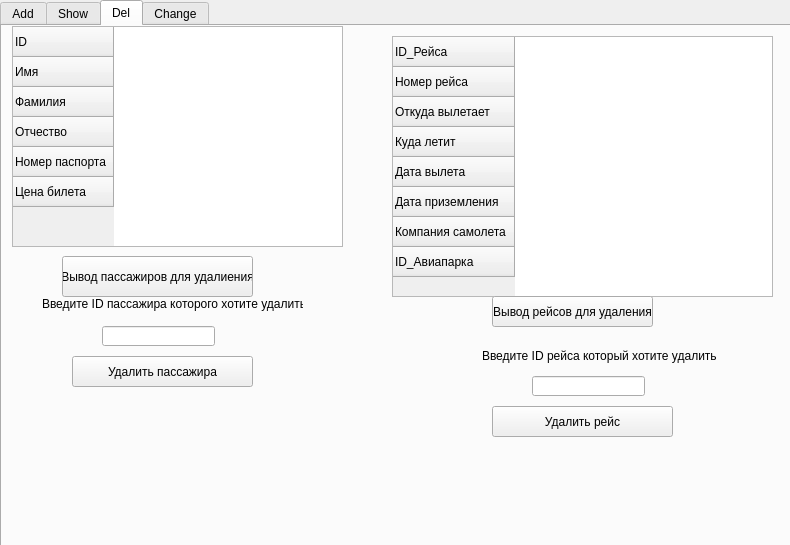
<?xml version="1.0" encoding="UTF-8"?>
<ui version="4.0">
 <class>Form</class>
 <widget class="QWidget" name="Form">
  <property name="geometry">
   <rect>
    <x>0</x>
    <y>0</y>
    <width>790</width>
    <height>545</height>
   </rect>
  </property>
  <property name="windowTitle">
   <string>Form</string>
  </property>
  <widget class="QTabWidget" name="Kurs">
   <property name="enabled">
    <bool>true</bool>
   </property>
   <property name="geometry">
    <rect>
     <x>0</x>
     <y>0</y>
     <width>1291</width>
     <height>741</height>
    </rect>
   </property>
   <property name="currentIndex">
    <number>2</number>
   </property>
   <widget class="QWidget" name="Add">
    <property name="toolTip">
     <string>&lt;html&gt;&lt;head/&gt;&lt;body&gt;&lt;p&gt;Add&lt;/p&gt;&lt;/body&gt;&lt;/html&gt;</string>
    </property>
    <attribute name="title">
     <string>Add</string>
    </attribute>
    <widget class="QTableWidget" name="AviaparkAdd">
     <property name="geometry">
      <rect>
       <x>20</x>
       <y>80</y>
       <width>256</width>
       <height>91</height>
      </rect>
     </property>
     <row>
      <property name="text">
       <string>Название компании</string>
      </property>
     </row>
     <row>
      <property name="text">
       <string>Местонахождение</string>
      </property>
     </row>
     <column>
      <property name="text">
       <string>Данные</string>
      </property>
     </column>
    </widget>
    <widget class="QTableWidget" name="AddPassenger">
     <property name="geometry">
      <rect>
       <x>30</x>
       <y>240</y>
       <width>256</width>
       <height>191</height>
      </rect>
     </property>
     <row>
      <property name="text">
       <string>Имя</string>
      </property>
     </row>
     <row>
      <property name="text">
       <string>Фамилия</string>
      </property>
     </row>
     <row>
      <property name="text">
       <string>Отчество</string>
      </property>
     </row>
     <row>
      <property name="text">
       <string>Номер паспорта</string>
      </property>
     </row>
     <row>
      <property name="text">
       <string>Цена билета</string>
      </property>
     </row>
     <column>
      <property name="text">
       <string>Данные</string>
      </property>
     </column>
    </widget>
    <widget class="QTableWidget" name="FlightAdd">
     <property name="geometry">
      <rect>
       <x>490</x>
       <y>40</y>
       <width>256</width>
       <height>231</height>
      </rect>
     </property>
     <row>
      <property name="text">
       <string>Номер рейса</string>
      </property>
     </row>
     <row>
      <property name="text">
       <string>Откуда вылетает</string>
      </property>
     </row>
     <row>
      <property name="text">
       <string>Куда летит</string>
      </property>
     </row>
     <row>
      <property name="text">
       <string>Дата вылета</string>
      </property>
     </row>
     <row>
      <property name="text">
       <string>Дата приземления</string>
      </property>
     </row>
     <row>
      <property name="text">
       <string>Компания самолета</string>
      </property>
     </row>
     <row>
      <property name="text">
       <string>ID_Авиапарка</string>
      </property>
     </row>
     <column>
      <property name="text">
       <string>Данные</string>
      </property>
     </column>
    </widget>
    <widget class="QPushButton" name="AddAviapark">
     <property name="geometry">
      <rect>
       <x>40</x>
       <y>170</y>
       <width>191</width>
       <height>31</height>
      </rect>
     </property>
     <property name="text">
      <string>Добавить данные об авиапарке</string>
     </property>
    </widget>
    <widget class="QPushButton" name="AddFlight">
     <property name="geometry">
      <rect>
       <x>530</x>
       <y>280</y>
       <width>181</width>
       <height>31</height>
      </rect>
     </property>
     <property name="text">
      <string>Добавить данные о рейсе</string>
     </property>
    </widget>
    <widget class="QPushButton" name="Add_Passenger_Button">
     <property name="geometry">
      <rect>
       <x>50</x>
       <y>440</y>
       <width>211</width>
       <height>31</height>
      </rect>
     </property>
     <property name="text">
      <string>Добавление данных о человеке</string>
     </property>
    </widget>
    <widget class="QTableWidget" name="Add_on_Flight">
     <property name="geometry">
      <rect>
       <x>490</x>
       <y>360</y>
       <width>256</width>
       <height>91</height>
      </rect>
     </property>
     <row>
      <property name="text">
       <string>ID_Рейса</string>
      </property>
     </row>
     <row>
      <property name="text">
       <string>ID_Пассажира</string>
      </property>
     </row>
     <column>
      <property name="text">
       <string>Данные</string>
      </property>
     </column>
    </widget>
    <widget class="QPushButton" name="Add_Passenger_on_board_Button">
     <property name="geometry">
      <rect>
       <x>520</x>
       <y>460</y>
       <width>191</width>
       <height>31</height>
      </rect>
     </property>
     <property name="text">
      <string>Добавление пассажира на рейс</string>
     </property>
    </widget>
   </widget>
   <widget class="QWidget" name="Show">
    <attribute name="title">
     <string>Show</string>
    </attribute>
    <widget class="QTableWidget" name="Show_Aviapark">
     <property name="geometry">
      <rect>
       <x>60</x>
       <y>40</y>
       <width>291</width>
       <height>141</height>
      </rect>
     </property>
     <attribute name="horizontalHeaderDefaultSectionSize">
      <number>120</number>
     </attribute>
     <attribute name="horizontalHeaderMinimumSectionSize">
      <number>100</number>
     </attribute>
     <column>
      <property name="text">
       <string>Название</string>
      </property>
     </column>
     <column>
      <property name="text">
       <string>Местонахождение</string>
      </property>
     </column>
    </widget>
    <widget class="QPushButton" name="Show_Aviapark_Button">
     <property name="geometry">
      <rect>
       <x>60</x>
       <y>180</y>
       <width>281</width>
       <height>31</height>
      </rect>
     </property>
     <property name="text">
      <string>Данные об аэропортах</string>
     </property>
    </widget>
    <widget class="QTableWidget" name="Show_Passenger">
     <property name="geometry">
      <rect>
       <x>60</x>
       <y>260</y>
       <width>321</width>
       <height>191</height>
      </rect>
     </property>
     <row>
      <property name="text">
       <string>Номер рейса</string>
      </property>
     </row>
     <row>
      <property name="text">
       <string>Имя</string>
      </property>
     </row>
     <row>
      <property name="text">
       <string>Фамилия</string>
      </property>
     </row>
     <row>
      <property name="text">
       <string>Отчество</string>
      </property>
     </row>
     <row>
      <property name="text">
       <string>Номер паспорта</string>
      </property>
     </row>
     <row>
      <property name="text">
       <string>Цена билета</string>
      </property>
     </row>
    </widget>
    <widget class="QPushButton" name="Show_Passenger_Button">
     <property name="geometry">
      <rect>
       <x>230</x>
       <y>480</y>
       <width>191</width>
       <height>31</height>
      </rect>
     </property>
     <property name="text">
      <string>Данные о пассажире</string>
     </property>
    </widget>
    <widget class="QLineEdit" name="get_ID_Passenger">
     <property name="geometry">
      <rect>
       <x>70</x>
       <y>490</y>
       <width>113</width>
       <height>20</height>
      </rect>
     </property>
    </widget>
    <widget class="QLabel" name="label">
     <property name="geometry">
      <rect>
       <x>50</x>
       <y>460</y>
       <width>151</width>
       <height>20</height>
      </rect>
     </property>
     <property name="text">
      <string>Введите фамилию пассажира</string>
     </property>
    </widget>
    <widget class="QTableWidget" name="Show_Flight">
     <property name="geometry">
      <rect>
       <x>480</x>
       <y>260</y>
       <width>256</width>
       <height>211</height>
      </rect>
     </property>
     <row>
      <property name="text">
       <string>Откуда вылетает</string>
      </property>
     </row>
     <row>
      <property name="text">
       <string>Куда летит</string>
      </property>
     </row>
     <row>
      <property name="text">
       <string>Дата вылета</string>
      </property>
     </row>
     <row>
      <property name="text">
       <string>Дата приземления</string>
      </property>
     </row>
     <row>
      <property name="text">
       <string>Компания самолета</string>
      </property>
     </row>
     <row>
      <property name="text">
       <string>ID_Авиапарка</string>
      </property>
     </row>
     <column>
      <property name="text">
       <string>Данные</string>
      </property>
     </column>
    </widget>
    <widget class="QPushButton" name="Show_Flight_Button">
     <property name="geometry">
      <rect>
       <x>590</x>
       <y>480</y>
       <width>181</width>
       <height>31</height>
      </rect>
     </property>
     <property name="text">
      <string>Данные о рейсе</string>
     </property>
    </widget>
    <widget class="QLabel" name="label_2">
     <property name="geometry">
      <rect>
       <x>450</x>
       <y>470</y>
       <width>121</width>
       <height>16</height>
      </rect>
     </property>
     <property name="text">
      <string>Введите номер рейса</string>
     </property>
    </widget>
    <widget class="QLineEdit" name="get_ID_Flight">
     <property name="geometry">
      <rect>
       <x>450</x>
       <y>490</y>
       <width>113</width>
       <height>20</height>
      </rect>
     </property>
    </widget>
    <widget class="QTableWidget" name="Show_Passenger_Board">
     <property name="geometry">
      <rect>
       <x>450</x>
       <y>0</y>
       <width>256</width>
       <height>211</height>
      </rect>
     </property>
     <row>
      <property name="text">
       <string>Номер рейса</string>
      </property>
     </row>
     <row>
      <property name="text">
       <string>Имя</string>
      </property>
     </row>
     <row>
      <property name="text">
       <string>Фамилия</string>
      </property>
     </row>
     <row>
      <property name="text">
       <string>Отчетсво</string>
      </property>
     </row>
     <row>
      <property name="text">
       <string>Номер паспорта</string>
      </property>
     </row>
     <row>
      <property name="text">
       <string>Цена билета</string>
      </property>
     </row>
    </widget>
    <widget class="QPushButton" name="Show_Passenger_Board_Button">
     <property name="geometry">
      <rect>
       <x>500</x>
       <y>220</y>
       <width>171</width>
       <height>31</height>
      </rect>
     </property>
     <property name="text">
      <string>Данные о пассажирах на рейсе</string>
     </property>
    </widget>
    <widget class="QLineEdit" name="Show_Passenger_Edit">
     <property name="geometry">
      <rect>
       <x>370</x>
       <y>230</y>
       <width>113</width>
       <height>20</height>
      </rect>
     </property>
    </widget>
    <widget class="QLabel" name="label_9">
     <property name="geometry">
      <rect>
       <x>370</x>
       <y>210</y>
       <width>111</width>
       <height>16</height>
      </rect>
     </property>
     <property name="text">
      <string>Введите номер рейса</string>
     </property>
    </widget>
   </widget>
   <widget class="QWidget" name="Del">
    <attribute name="title">
     <string>Del</string>
    </attribute>
    <widget class="QTableWidget" name="Delete_Passenger">
     <property name="geometry">
      <rect>
       <x>10</x>
       <y>0</y>
       <width>331</width>
       <height>221</height>
      </rect>
     </property>
     <property name="sortingEnabled">
      <bool>true</bool>
     </property>
     <attribute name="horizontalHeaderDefaultSectionSize">
      <number>75</number>
     </attribute>
     <row>
      <property name="text">
       <string>ID</string>
      </property>
     </row>
     <row>
      <property name="text">
       <string>Имя</string>
      </property>
     </row>
     <row>
      <property name="text">
       <string>Фамилия</string>
      </property>
     </row>
     <row>
      <property name="text">
       <string>Отчество</string>
      </property>
     </row>
     <row>
      <property name="text">
       <string>Номер паспорта</string>
      </property>
     </row>
     <row>
      <property name="text">
       <string>Цена билета</string>
      </property>
     </row>
    </widget>
    <widget class="QLineEdit" name="Delete_ID_Passenger">
     <property name="geometry">
      <rect>
       <x>100</x>
       <y>300</y>
       <width>113</width>
       <height>20</height>
      </rect>
     </property>
    </widget>
    <widget class="QLabel" name="label_3">
     <property name="geometry">
      <rect>
       <x>40</x>
       <y>270</y>
       <width>261</width>
       <height>16</height>
      </rect>
     </property>
     <property name="text">
      <string>Введите ID пассажира которого хотите удалить</string>
     </property>
    </widget>
    <widget class="QPushButton" name="Delete_Passenger_Button">
     <property name="geometry">
      <rect>
       <x>70</x>
       <y>330</y>
       <width>181</width>
       <height>31</height>
      </rect>
     </property>
     <property name="text">
      <string>Удалить пассажира</string>
     </property>
    </widget>
    <widget class="QPushButton" name="Show_Del_Passenger">
     <property name="geometry">
      <rect>
       <x>60</x>
       <y>230</y>
       <width>191</width>
       <height>41</height>
      </rect>
     </property>
     <property name="text">
      <string>Вывод пассажиров для удалиения</string>
     </property>
    </widget>
    <widget class="QTableWidget" name="Delete_Flight">
     <property name="geometry">
      <rect>
       <x>390</x>
       <y>10</y>
       <width>381</width>
       <height>261</height>
      </rect>
     </property>
     <row>
      <property name="text">
       <string>ID_Рейса</string>
      </property>
     </row>
     <row>
      <property name="text">
       <string>Номер рейса</string>
      </property>
     </row>
     <row>
      <property name="text">
       <string>Откуда вылетает</string>
      </property>
     </row>
     <row>
      <property name="text">
       <string>Куда летит</string>
      </property>
     </row>
     <row>
      <property name="text">
       <string>Дата вылета</string>
      </property>
     </row>
     <row>
      <property name="text">
       <string>Дата приземления</string>
      </property>
     </row>
     <row>
      <property name="text">
       <string>Компания самолета</string>
      </property>
     </row>
     <row>
      <property name="text">
       <string>ID_Авиапарка</string>
      </property>
     </row>
    </widget>
    <widget class="QPushButton" name="Show_Del_Flight">
     <property name="geometry">
      <rect>
       <x>490</x>
       <y>270</y>
       <width>161</width>
       <height>31</height>
      </rect>
     </property>
     <property name="text">
      <string>Вывод рейсов для удаления</string>
     </property>
    </widget>
    <widget class="QLabel" name="label_7">
     <property name="geometry">
      <rect>
       <x>480</x>
       <y>320</y>
       <width>241</width>
       <height>20</height>
      </rect>
     </property>
     <property name="text">
      <string>Введите ID рейса который хотите удалить</string>
     </property>
    </widget>
    <widget class="QLineEdit" name="Delete_ID_Flight">
     <property name="geometry">
      <rect>
       <x>530</x>
       <y>350</y>
       <width>113</width>
       <height>20</height>
      </rect>
     </property>
    </widget>
    <widget class="QPushButton" name="Delete_Flight_Button">
     <property name="geometry">
      <rect>
       <x>490</x>
       <y>380</y>
       <width>181</width>
       <height>31</height>
      </rect>
     </property>
     <property name="text">
      <string>Удалить рейс</string>
     </property>
    </widget>
   </widget>
   <widget class="QWidget" name="Change">
    <attribute name="title">
     <string>Change</string>
    </attribute>
    <widget class="QTableWidget" name="Change_Table">
     <property name="geometry">
      <rect>
       <x>130</x>
       <y>20</y>
       <width>421</width>
       <height>261</height>
      </rect>
     </property>
    </widget>
    <widget class="QLabel" name="label_4">
     <property name="geometry">
      <rect>
       <x>570</x>
       <y>50</y>
       <width>211</width>
       <height>51</height>
      </rect>
     </property>
     <property name="text">
      <string>Выберите номер таблицу для изменения</string>
     </property>
    </widget>
    <widget class="QLabel" name="label_5">
     <property name="geometry">
      <rect>
       <x>570</x>
       <y>90</y>
       <width>151</width>
       <height>16</height>
      </rect>
     </property>
     <property name="text">
      <string>1 - Авиапарк</string>
     </property>
    </widget>
    <widget class="QLabel" name="label_6">
     <property name="geometry">
      <rect>
       <x>570</x>
       <y>110</y>
       <width>47</width>
       <height>13</height>
      </rect>
     </property>
     <property name="text">
      <string>2 - Рейс</string>
     </property>
    </widget>
    <widget class="QLabel" name="label_8">
     <property name="geometry">
      <rect>
       <x>570</x>
       <y>126</y>
       <width>81</width>
       <height>16</height>
      </rect>
     </property>
     <property name="text">
      <string>3 - Пассажир</string>
     </property>
    </widget>
    <widget class="QLineEdit" name="Switch_Edit">
     <property name="geometry">
      <rect>
       <x>570</x>
       <y>150</y>
       <width>113</width>
       <height>20</height>
      </rect>
     </property>
    </widget>
    <widget class="QPushButton" name="Switch_Button">
     <property name="geometry">
      <rect>
       <x>570</x>
       <y>180</y>
       <width>121</width>
       <height>31</height>
      </rect>
     </property>
     <property name="text">
      <string>Вывести таблицу</string>
     </property>
    </widget>
   </widget>
  </widget>
 </widget>
 <resources/>
 <connections/>
</ui>
